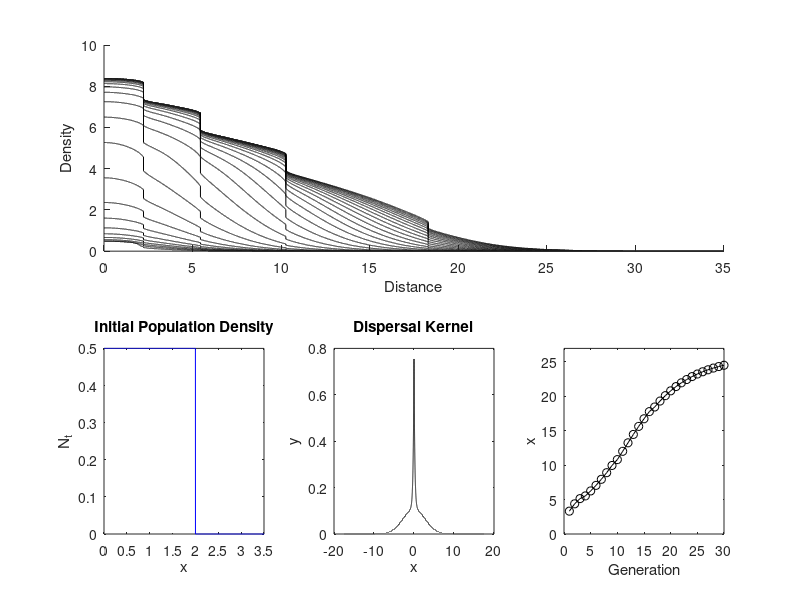

Here is the MATLAB script that generated this plot:
% A program to compute the integrodifference equations of the Collared Dove
% Dispersal-Growth
% Each Nt curve is plotted after growth 

%%%%% %%%%%%%%%%%%%%%%%%%%%%%%%%%%%%%%%
%%%%% 
%%%%% Pre - Initialization:
%%%%% 
%%%%% %%%%%%%%%%%%%%%%%%%%%%%%%%%%%%%%%

clear
figure(1)
clf;
F_P = [170 140 800 600];
Fig = gcf;
set(Fig, 'position', F_P);

%%%%% %%%%%%%%%%%%%%%%%%%%%%%%%%%%%%%%%
%%%%% 
%%%%% Initialization:
%%%%% 
%%%%% %%%%%%%%%%%%%%%%%%%%%%%%%%%%%%%%%

%%%%% System Constants:
Generation_Count =30;

%%%%% Spatial Discretization:
% The physical domain is defined for -50 <= x <= 50.
% However, for the FFT, the computational domain is buffered with zeros for 
% -100 <= x < -50 and 50 <= x <= 100.
% (The number of grid points should be a power of 2 for the FFT solve.)

xl=35;
P      = 15;                   % 2^P data points for the Physical domain
Px     = 2^(P+1);              % Number of data points in the computational domain
x_step = 2*xl / (2^(P+1));     % 2^(P+1) data points for the computational domain
x      = [-xl : x_step : xl - 0.001*x_step];
x_plot = [0 : x_step : xl - 0.001*x_step];

%%%%% %%%%%%%%%%%%%%%%%%%%%%%%%%%%%%%%%
%%%%% 
%%%%% Define the Initial Population:
%%%%% 
%%%%% %%%%%%%%%%%%%%%%%%%%%%%%%%%%%%%%%

%%%%% Define the initial population:
% This is a delta function IC:
N1                      = zeros(1,Px);
N1                      = 0.5*(abs(x-1)<=1);
% N1(Px/4+3:3*Px/4-1)   = 34;

%%%%% Plot the initial population:
subplot(2,3,4);
plot( x_plot, N1(2^P+1:2^(P+1)), 'b-')
xlabel( 'x');
ylabel( 'N_{t}');
title(  'Initial Population Density');
axis([0,0.1*xl,0,max(N1)]);
pause( 0.2 ); 


%%%%% Wave Front:
% Population threshold for the wave speed calculation.
wave_front = 0.1;

% To suppress numerical error, a week Allee effect is introduced.
Allee_tol = 10^(-10) * ones( size( x ) );

%%%%% %%%%%%%%%%%%%%%%%%%%%%%%%%%%%%%%%
%%%%% 
%%%%% Dispersal Kernel: x is the distance from the reference point in 100Km
%%%%% 
%%%%% %%%%%%%%%%%%%%%%%%%%%%%%%%%%%%%%%

%%%%%Normal + Laplace distribution:
 a1 = 0.07532;
 a2 = 10.1;
 b2 = 0.08904;
 c1 = 3.906;
 c2 = 1.988;
 K1 = a1 * exp(-(abs(x)/c1).^2)+b2*a2/c2*exp(-a2*abs(x)/c2);
 K1 = K1/(x_step*sum(K1)); % normalize

%%%%% Plot the dispersal Kernel:
subplot(2,3,5);
plot( x_plot-0.5*xl, K1(2^(P-1)+1:2^(P+1)-2^(P-1)), 'k-'); 
%plot( x(2^(P-1)+1:2^(P+1)-2^(P-1)), K1(2^(P-1)+1:2^(P+1)-2^(P-1)), 'k-');axis([-10,10,0,1])
xlabel( 'x');
ylabel( 'y');
title(  'Dispersal Kernel');

%%%%% Compute the FFT of the Dispersal Kernel:
%       calculate the fft of K1, multiplying by x_step to account
%       for the additional factor of Px and converting from a
%       interval length of 0 to 2*xl.  The fftshift accounts for
%       using an interval of (-xl,xl) as opposed to (0,2*xl).
% 
K_w1  = fft( fftshift( K1 ) )*x_step;


%%%%% %%%%%%%%%%%%%%%%%%%%%%%%%%%%%%%%%
%%%%% 
%%%%% Compute the solution to the IDE:
%%%%% 
%%%%% %%%%%%%%%%%%%%%%%%%%%%%%%%%%%%%%%

% parameters for growth dynamics
s = 0.4845;  
    
%%%%%%%%%%%%%%%%%%%%%%%%%%%%%%%%%%%%%%%   
% Convert T(z) to T(x) where z is the latitude w.r.t southern most point
% and x is the corresponding distance from the southern most point in 100Km.    
%%%%%%%%%%%%%%%%%%%%%%%%%%%%%%%%%%%%%%%
sigma               = 18.6;
pp1                 = 16.07;
q1                  = 13.84;
T_x1                = ones(1,0.5*Px);
T_xfit              = pp1./(x_plot+q1*ones(1,0.5*Px));
tempT               = T_xfit-T_x1;
tempT2              = sign(tempT);
[YT,indn1]          = min(tempT2);
T_x1(indn1:0.5*Px)  = T_xfit(indn1:0.5*Px);
T_x                 = ones(1,Px);
T_x(0.5*Px+1:Px)    = T_x1;

%c = 0.558; % 2 eggs/breeding pair * survival rate of 27.9%
c       = 0.558;
delta   = 1.5; % carrying capacity of  y = H(P) default: delta = 16.67
%%%%% Compute N_{t}(x) for t = 1 to Generation_Count:
Npl1    = N1;

for i = 1:1:Generation_Count
    Na   = Npl1;
    Nr   = Npl1(Px:-1:1);
 %%%%% FFT of the Na, Nr:
 % Na---actual population before dispersal 
 % Nr---reflected populuation before dispersal
  N_w1       = fft( Na );
  N_w2       = fft( Nr );
    
%%%%% Dispersal Stage:
% Convolve the dispersal kernel K with N_k-1:
  Npl_w1     = ( K_w1 .* N_w1 );
  Npl_w2     = ( K_w1 .* N_w2 );
  
% IFFT the population:
  temp1      =real(ifft( Npl_w1 + Npl_w2 ));
        % Zero any complex component of the FFT.  
        
% Implement reflexive boundary conditions:
  Npl1=temp1.*(x>=0);

%%%%% Growth Stage:
% Week Allee effect:
% (Needed for any numerical noise at the leading edge of the population.)
  N_noise1 = le( Allee_tol, Npl1);
  Npl1     = Npl1 .* N_noise1;
% Growth equations (coupled)
  % partitions the vector Npl1 by the number of clutches per breeding
  % season
  
  % First, determine the indeces
  % 0<= T(x) < 1/(max_clutch) --> 0 clutches
  % 1/(max_clutch)<= T(x) < 2/(max_clutch) --> 1 clutches
  % 2/(max_clutch)<= T(x) < 3/(max_clutch) --> 2 clutches
  % 3/(max_clutch)<= T(x) < 4/(max_clutch) --> 3 clutches
  % 4/(max_clutch)<= T(x) < 5/(max_clutch) --> 4 clutches
  % :
  % (max_clutch-1)/(max_clutch)<= T(x) < 1 --> max_clutch-1 clutches
  % T(x) = 1 -->( max_clutch)clutches
   temp3 = T_x(0.5*Px+1:Px);
   tempNpl1 = Npl1(0.5*Px+1:Px);  % population density on the right half domain(physical domain)
   %determine the maximum/minimum numbers of clutches for given T(x). Note:
   %T(x) is a decreasing function.
   
   max_clutch =6; % maximum number of clutches possible per year
   Cmax = floor(max_clutch*temp3(1));
   Cmin = floor(max_clutch*temp3(0.5*Px));
   d = Cmax - Cmin;
   vec_ind = zeros(1,d);
   
   j=1;
   for k = Cmax:-1:Cmin+1
       temp4 = sign(temp3 -(k/max_clutch));
       [minval,indn2] = min(temp4);
       vec_ind(j) = indn2;  
       j=j+1;
   end 
   k = 1;
   C = max(Cmin,1);
  % empty_nest = 1;
   %stop = 0;
  %while empty_nest & ~stop
   for  l= Cmax:-1:C       
       if l == Cmax 
           M1=tempNpl1(1:vec_ind(k)-1);
       elseif l == C 
           M1=tempNpl1(vec_ind(k-1):0.5*Px);
           %stop = 1;
       else
           M1=tempNpl1(vec_ind(k-1):vec_ind(k)-1);
       end
       %initialize
       N_old = M1;
       P_old = zeros(1,length(M1));
       Q_new = zeros(1,length(M1));
       R_old = zeros(1,length(M1));
       delta_new = delta*ones(1,length(M1));
       Offsp_total = zeros(1,length(M1));
       
       for j = l:-1:1
       N_new = N_old-2*P_old;%unmated birds
       P_new = (N_new).^2./(4*max_clutch/sigma+2*N_new); % potential breeding pairs newly formed 
       Q_new = (P_new+R_old)./(1+P_new+R_old./delta_new); %pairs that found nest
       R_new = P_new + R_old - Q_new;%pairs that could not find nest but remain as pairs till breeding season ends
       Offsp_total =Offsp_total+c*j*Q_new; 

       %update
       N_old = N_new;
       P_old = P_new;
       R_old = R_new;
       delta_new = delta_new - Q_new;
%             if delta_new <= 0  % all nests are occupied and no more breeding takes place
%                empty_nest = 0;
%             end
       end 
       if l == Cmax
          temp5 = Offsp_total;
       else
          temp5 = [temp5 Offsp_total];   
       end
     k = k+1;
   end % first for loop
%end % while loop
       %tempoffsp = zeros(1,Px); 
       %if empty_nest ==1
          %tempoffsp(0.5*Px+1:Px) = temp5;
      % else
          tempoffsp(0.5*Px+1:0.5*Px+length(temp5)) = temp5;
       %end
  new_offsp = tempoffsp;
  temp2 = s*Npl1 + new_offsp;
  Npl1 = temp2; % update the population
  Np1_plot1  = Npl1;
%%%%% Plot the new generation:
%if i/5 == floor(i/5)
  subplot(2,1,1);
  hold on
  plot( x_plot, Np1_plot1(2^P+1:2^(P+1)), 'k-')
  xlabel('Distance');
  ylabel('Density');
  hold off
%end
%%%%% Compute the location of the wave front:
  T_11 = Np1_plot1(2^P+1:2^(P+1)) - wave_front;
  T_21 = sign( T_11);
  [Y,ndx1(i)]  = min(T_21);

%%%%% Plot the location of the wave front from x = 0:
  subplot(2,3,6);
  plot( [1:1:i], ndx1*x_step, 'ko-');
  axis( [0, Generation_Count, 0, 1.1*max(ndx1*x_step)] );
  xlabel( 'Generation');
  ylabel( 'x');
  %title(  'Wave front location of the dove');
      
%%%% Update the generation count:
  Gen_Num = i;
  pause( 0.2 );    % Pause to refresh the screen.
  
   end